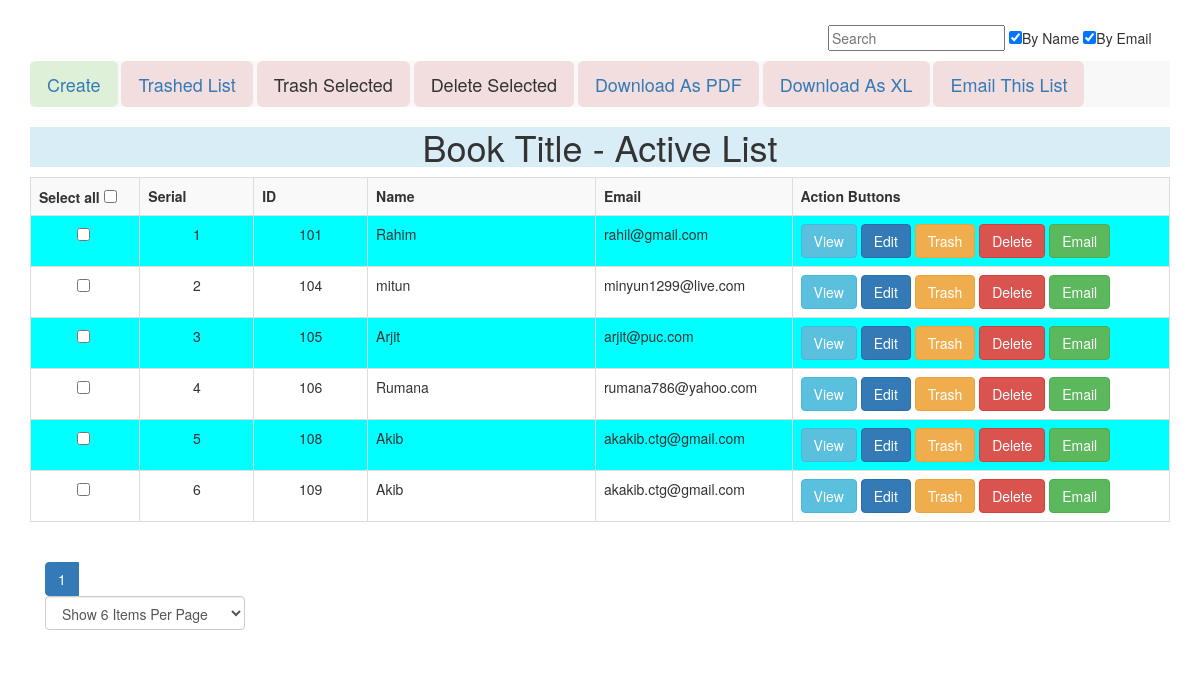
Page /views/SEID175166/Email/index.php on the committed database.
### tables this page shows
CREATE TABLE `email` (
  `id` int(13) NOT NULL,
  `name` varchar(200) NOT NULL,
  `email` varchar(200) NOT NULL,
  `is_trashed` varchar(100) NOT NULL DEFAULT 'NO'
);

### src/BITM/SEID175166/Model/Database.php (called while the page is built, shortened)
<?php
class Database
{
    public function __construct()
    {
        try {
            $this->dbh = new PDO("mysql:host=localhost;dbname=atomic_project_b69", "root", "");
        } catch (PDOException $error) {
            echo $error->getMessage();
        }
    }
}

### src/BITM/SEID175166/Email/Email.php (called while the page is built, shortened)
<?php
class Email extends Database
{
    public function index(){
        $sqlQuery = "Select * from email WHERE is_trashed='NO'";
        $sth =  $this->dbh->query($sqlQuery);
        $sth->setFetchMode(PDO::FETCH_OBJ);
        $allData =  $sth->fetchAll();
        return $allData;
    }
    public function getAllKeywords()
    {
        $_allKeywords = array();
        $allData = $this->index();
        foreach ($allData as $oneData) {
            $_allKeywords[] = trim($oneData->name);
        }
        $allData = $this->index();
        foreach ($allData as $oneData) {
            $eachString= strip_tags($oneData->name);
            $eachString=trim( $eachString);
            $eachString= preg_replace( "/\r|\n/", " ", $eachString);
            $eachString= str_replace("&nbsp;","",  $eachString);
            $WordsArr = explode(" ", $eachString);
            foreach ($WordsArr as $eachWord){
                $_allKeywords[] = trim($eachWord);
            }
        }
        $allData = $this->index();
        foreach ($allData as $oneData) {
            $_allKeywords[] = trim($oneData->email);
        }
        $allData = $this->index();
        foreach ($allData as $oneData) {
            $eachString= strip_tags($oneData->email);
            $eachString=trim( $eachString);
            $eachString= preg_replace( "/\r|\n/", " ", $eachString);
            $eachString= str_replace("&nbsp;","",  $eachString);
            $WordsArr = explode(" ", $eachString);
            foreach ($WordsArr as $eachWord){
                $_allKeywords[] = trim($eachWord);
            }
        }
        return array_unique($_allKeywords);
    }
    public function indexPaginator($page=1,$itemsPerPage=3){
        try{
            $start = (($page-1) * $itemsPerPage);
            $sql = "SELECT * from email  WHERE is_trashed = 'No' LIMIT $start,$itemsPerPage";
        }catch (PDOException $error){
            $sql = "SELECT * from email  WHERE is_trashed = 'No'";
        }
        $STH = $this->dbh->query($sql);
        $STH->setFetchMode(PDO::FETCH_OBJ);
        $arrSomeData  = $STH->fetchAll();
        return $arrSomeData;
    }
}

### views/SEID175166/Email/index.php (the view, shortened to what this page needs)
<?php
$obj = new Email();
$allData  =  $obj->viewAllData();
$availableKeywords=$obj->getAllKeywords();
$recordCount= count($allData);
if(isset($_REQUEST['Page']))   $page = $_REQUEST['Page'];
else if(isset($_SESSION['Page']))   $page = $_SESSION['Page'];
else   $page = 1;
if(isset($_REQUEST['ItemsPerPage']))   $itemsPerPage = $_REQUEST['ItemsPerPage'];
else if(isset($_SESSION['ItemsPerPage']))   $itemsPerPage = $_SESSION['ItemsPerPage'];
else   $itemsPerPage = 6;
$pages = ceil($recordCount/$itemsPerPage);
$someData = $obj->indexPaginator($page,$itemsPerPage);
$allData = $someData;
$serial = (  ($page-1) * $itemsPerPage ) +1;
?>
<!doctype html>
<html lang="en">
<head>
    <link rel="stylesheet" href="../../../resources/bootstrap-3.3.7-dist/css/bootstrap.min.css">
    <link rel="stylesheet" href="../../../resources/jquery-ui-1.12.1.custom/jquery-ui.css">
</head>
<body>
<div id="MessageShowDiv" style="height: 20px">
</div>
<div  class="container">
    <div style="margin-left: 70%">
        <form id="searchForm" action="index.php"  method="get" style="margin-top: 5px; margin-bottom: 10px ">
            <input type="text" value="" id="searchID" name="search" placeholder="Search" width="60" >
            <input type="checkbox"  name="byName"   checked  >By Name
            <input type="checkbox"  name="byEmail"  checked >By Email
        </form>
    </div>
    <form id="multiple"  method="post">
        <div class="nav navbar-default">
            <a href='create.php' class='btn btn-lg bg-success'>Create</a>
            <a href='trashList.php' class='btn btn-lg bg-danger'>Trashed List</a>
            <button id="TrashSelected" class='btn btn-lg bg-danger'>Trash Selected</button>
            <button id="DeleteSelected" class='btn btn-lg bg-danger'>Delete Selected</button>
            <a href='pdf.php' class='btn btn-lg bg-danger'>Download As PDF</a>
            <a href='xl.php' class='btn btn-lg bg-danger'>Download As XL</a>
            <a href='email.php' class='btn btn-lg bg-danger'>Email This List</a>
         </div>
        <div class="bg-info text-center"><h1>Book Title - Active List</h1></div>
        <table border="1px" class="table table-bordered table-striped">
            <tr>
                <th>Select all  <input id='select_all' type='checkbox' value='select all'></th>
                <th> Serial </th>
                <th> ID </th>
                <th> Name </th>
                <th> Email </th>
                <th> Action Buttons </th>
            </tr>
            <?php
              foreach ($allData as $oneData){
                if($serial%2) $bgColor = "AQUA";
                else $bgColor = "#ffffff";
                echo "
                      <tr  style='background-color: $bgColor'>
                         <td style='padding-left: 4%'><input type='checkbox' class='checkbox' name='mark[]' value='$oneData->id'></td>
                         <td style='width: 10%; text-align: center'>$serial</td>
                         <td style='width: 10%; text-align: center'>$oneData->id</td>
                         <td style='width: 20%;'>$oneData->name</td>
                         <td>$oneData->email</td>
                         <td>
                           <a href='view.php?id=$oneData->id' class='btn btn-info'>View</a>
                           <a href='edit.php?id=$oneData->id' class='btn btn-primary'>Edit</a>
                           <a href='trash.php?id=$oneData->id' class='btn btn-warning'>Trash</a>
                           <a href='delete.php?id=$oneData->id' onclick='return doConfirm()' class='btn btn-danger'>Delete</a>
                           <a href='email.php?id=$oneData->id' class='btn btn-success'>Email</a>
                         </td>
                      </tr>
                              ";
                $serial++;
            }
            ?>
        </table>
    </form>
    <div align="left" class="container">
        <ul class="pagination">
            <?php
            for($i=1;$i<=$pages;$i++)
            {
                if($i==$page) echo '<li class="active"><a href="">'. $i . '</a></li>';
                else  echo "<li><a href='?Page=$i'>". $i . '</a></li>';
            }
            ?>
            <select  class="form-control"  name="ItemsPerPage" id="ItemsPerPage" onchange="javascript:location.href = this.value;" >
                <?php
                if($itemsPerPage==6 )  echo '<option  value="?ItemsPerPage=6"selected >Show 6 Items Per Page</option>';
                else echo '<option  value="?ItemsPerPage=6">Show 6 Items Per Page</option>';
                ?>
            </select>
        </ul>
    </div>
</div>
</body>
</html>

### rows in the picture
email: id "101", name "Rahim", email "rahil@gmail.com"
email: id "104", name "mitun", email "minyun1299@live.com"
email: id "105", name "Arjit", email "arjit@puc.com"
email: id "106", name "Rumana", email "rumana786@yahoo.com"
email: id "108", name "Akib", email "akakib.ctg@gmail.com"
email: id "109", name "Akib", email "akakib.ctg@gmail.com"
